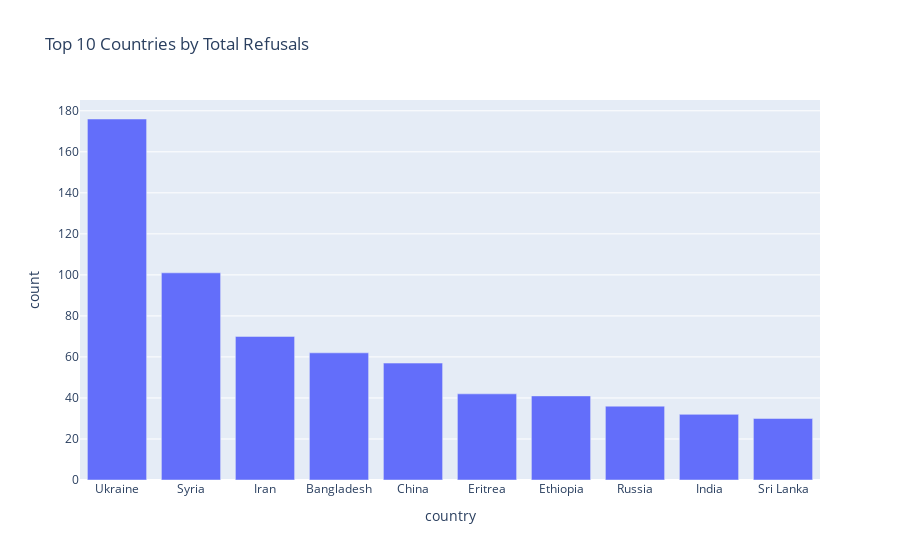

Source (notebook cell):
### Markdown cell above
## Total Refusals by Country

### Code cell
country_counts = df.groupby("country")["count"].sum().reset_index().sort_values(by="count", ascending=False)
fig = px.bar(country_counts.head(10), x="country", y="count", title="Top 10 Countries by Total Refusals")
fig.show()

### Figure 1 — Plotly figure (JSON) as saved in the notebook; plotly's stock layout.template omitted (floating-point values rounded to 4 significant figures)
{"data": [{"hovertemplate": "country=%{x}<br>count=%{y}<extra></extra>", "legendgroup": "", "marker": {"color": "#636efa", "pattern": {"shape": ""}}, "name": "", "orientation": "v", "showlegend": false, "textposition": "auto", "type": "bar", "x": ["Ukraine", "Syria", "Iran", "Bangladesh", "China", "Eritrea", "Ethiopia", "Russia", "India", "Sri Lanka"], "xaxis": "x", "y": [176, 101, 70, 62, 57, 42, 41, 36, 32, 30], "yaxis": "y"}], "layout": {"barmode": "relative", "legend": {"tracegroupgap": 0}, "title": {"text": "Top 10 Countries by Total Refusals"}, "xaxis": {"anchor": "y", "domain": [0, 1], "title": {"text": "country"}}, "yaxis": {"anchor": "x", "domain": [0, 1], "title": {"text": "count"}}}}
